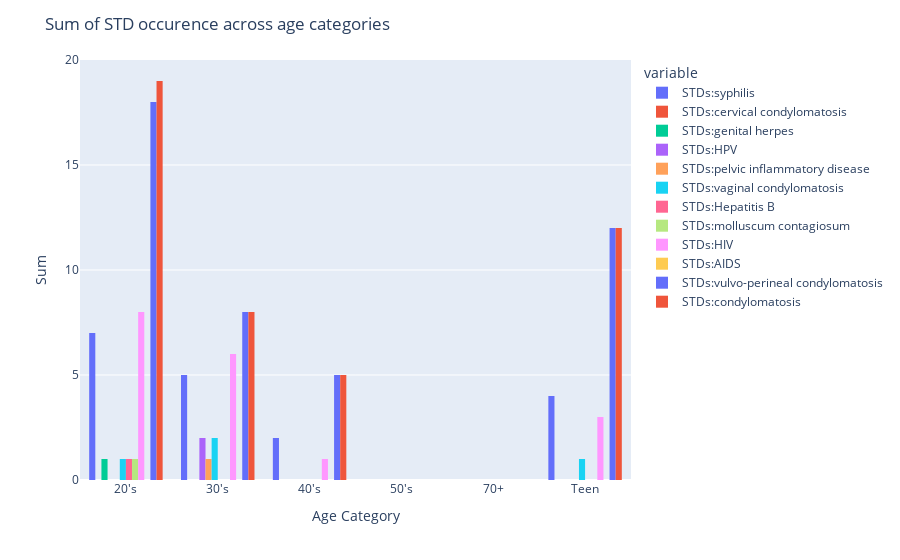

Here is the notebook cell this chart was saved with:
### Code cell
fig = px.histogram(std_agg, x="age_cat", y=list(std_cols), barmode="group", histfunc="sum")
fig.update_layout(title="Sum of STD occurence across age categories")
fig.update_xaxes(title="Age Category")
fig.update_yaxes(title="Sum")
fig.show()

### Figure 1 — Plotly figure (JSON) as saved in the notebook; plotly's stock layout.template omitted (floating-point values rounded to 4 significant figures)
{"data": [{"alignmentgroup": "True", "bingroup": "x", "histfunc": "sum", "hovertemplate": "variable=STDs:syphilis<br>age_cat=%{x}<br>sum of value=%{y}<extra></extra>", "legendgroup": "STDs:syphilis", "marker": {"color": "#636efa", "pattern": {"shape": ""}}, "name": "STDs:syphilis", "offsetgroup": "STDs:syphilis", "orientation": "v", "showlegend": true, "type": "histogram", "x": ["20's", "30's", "40's", "50's", "70+", "Teen"], "xaxis": "x", "y": [7, 5, 2, 0, 0, 4], "yaxis": "y"}, {"alignmentgroup": "True", "bingroup": "x", "histfunc": "sum", "hovertemplate": "variable=STDs:cervical condylomatosis<br>age_cat=%{x}<br>sum of value=%{y}<extra></extra>", "legendgroup": "STDs:cervical condylomatosis", "marker": {"color": "#EF553B", "pattern": {"shape": ""}}, "name": "STDs:cervical condylomatosis", "offsetgroup": "STDs:cervical condylomatosis", "orientation": "v", "showlegend": true, "type": "histogram", "x": ["20's", "30's", "40's", "50's", "70+", "Teen"], "xaxis": "x", "y": [0, 0, 0, 0, 0, 0], "yaxis": "y"}, {"alignmentgroup": "True", "bingroup": "x", "histfunc": "sum", "hovertemplate": "variable=STDs:genital herpes<br>age_cat=%{x}<br>sum of value=%{y}<extra></extra>", "legendgroup": "STDs:genital herpes", "marker": {"color": "#00cc96", "pattern": {"shape": ""}}, "name": "STDs:genital herpes", "offsetgroup": "STDs:genital herpes", "orientation": "v", "showlegend": true, "type": "histogram", "x": ["20's", "30's", "40's", "50's", "70+", "Teen"], "xaxis": "x", "y": [1, 0, 0, 0, 0, 0], "yaxis": "y"}, {"alignmentgroup": "True", "bingroup": "x", "histfunc": "sum", "hovertemplate": "variable=STDs:HPV<br>age_cat=%{x}<br>sum of value=%{y}<extra></extra>", "legendgroup": "STDs:HPV", "marker": {"color": "#ab63fa", "pattern": {"shape": ""}}, "name": "STDs:HPV", "offsetgroup": "STDs:HPV", "orientation": "v", "showlegend": true, "type": "histogram", "x": ["20's", "30's", "40's", "50's", "70+", "Teen"], "xaxis": "x", "y": [0, 2, 0, 0, 0, 0], "yaxis": "y"}, {"alignmentgroup": "True", "bingroup": "x", "histfunc": "sum", "hovertemplate": "variable=STDs:pelvic inflammatory disease<br>age_cat=%{x}<br>sum of value=%{y}<extra></extra>", "legendgroup": "STDs:pelvic inflammatory disease", "marker": {"color": "#FFA15A", "pattern": {"shape": ""}}, "name": "STDs:pelvic inflammatory disease", "offsetgroup": "STDs:pelvic inflammatory disease", "orientation": "v", "showlegend": true, "type": "histogram", "x": ["20's", "30's", "40's", "50's", "70+", "Teen"], "xaxis": "x", "y": [0, 1, 0, 0, 0, 0], "yaxis": "y"}, {"alignmentgroup": "True", "bingroup": "x", "histfunc": "sum", "hovertemplate": "variable=STDs:vaginal condylomatosis<br>age_cat=%{x}<br>sum of value=%{y}<extra></extra>", "legendgroup": "STDs:vaginal condylomatosis", "marker": {"color": "#19d3f3", "pattern": {"shape": ""}}, "name": "STDs:vaginal condylomatosis", "offsetgroup": "STDs:vaginal condylomatosis", "orientation": "v", "showlegend": true, "type": "histogram", "x": ["20's", "30's", "40's", "50's", "70+", "Teen"], "xaxis": "x", "y": [1, 2, 0, 0, 0, 1], "yaxis": "y"}, {"alignmentgroup": "True", "bingroup": "x", "histfunc": "sum", "hovertemplate": "variable=STDs:Hepatitis B<br>age_cat=%{x}<br>sum of value=%{y}<extra></extra>", "legendgroup": "STDs:Hepatitis B", "marker": {"color": "#FF6692", "pattern": {"shape": ""}}, "name": "STDs:Hepatitis B", "offsetgroup": "STDs:Hepatitis B", "orientation": "v", "showlegend": true, "type": "histogram", "x": ["20's", "30's", "40's", "50's", "70+", "Teen"], "xaxis": "x", "y": [1, 0, 0, 0, 0, 0], "yaxis": "y"}, {"alignmentgroup": "True", "bingroup": "x", "histfunc": "sum", "hovertemplate": "variable=STDs:molluscum contagiosum<br>age_cat=%{x}<br>sum of value=%{y}<extra></extra>", "legendgroup": "STDs:molluscum contagiosum", "marker": {"color": "#B6E880", "pattern": {"shape": ""}}, "name": "STDs:molluscum contagiosum", "offsetgroup": "STDs:molluscum contagiosum", "orientation": "v", "showlegend": true, "type": "histogram", "x": ["20's", "30's", "40's", "50's", "70+", "Teen"], "xaxis": "x", "y": [1, 0, 0, 0, 0, 0], "yaxis": "y"}, {"alignmentgroup": "True", "bingroup": "x", "histfunc": "sum", "hovertemplate": "variable=STDs:HIV<br>age_cat=%{x}<br>sum of value=%{y}<extra></extra>", "legendgroup": "STDs:HIV", "marker": {"color": "#FF97FF", "pattern": {"shape": ""}}, "name": "STDs:HIV", "offsetgroup": "STDs:HIV", "orientation": "v", "showlegend": true, "type": "histogram", "x": ["20's", "30's", "40's", "50's", "70+", "Teen"], "xaxis": "x", "y": [8, 6, 1, 0, 0, 3], "yaxis": "y"}, {"alignmentgroup": "True", "bingroup": "x", "histfunc": "sum", "hovertemplate": "variable=STDs:AIDS<br>age_cat=%{x}<br>sum of value=%{y}<extra></extra>", "legendgroup": "STDs:AIDS", "marker": {"color": "#FECB52", "pattern": {"shape": ""}}, "name": "STDs:AIDS", "offsetgroup": "STDs:AIDS", "orientation": "v", "showlegend": true, "type": "histogram", "x": ["20's", "30's", "40's", "50's", "70+", "Teen"], "xaxis": "x", "y": [0, 0, 0, 0, 0, 0], "yaxis": "y"}, {"alignmentgroup": "True", "bingroup": "x", "histfunc": "sum", "hovertemplate": "variable=STDs:vulvo-perineal condylomatosis<br>age_cat=%{x}<br>sum of value=%{y}<extra></extra>", "legendgroup": "STDs:vulvo-perineal condylomatosis", "marker": {"color": "#636efa", "pattern": {"shape": ""}}, "name": "STDs:vulvo-perineal condylomatosis", "offsetgroup": "STDs:vulvo-perineal condylomatosis", "orientation": "v", "showlegend": true, "type": "histogram", "x": ["20's", "30's", "40's", "50's", "70+", "Teen"], "xaxis": "x", "y": [18, 8, 5, 0, 0, 12], "yaxis": "y"}, {"alignmentgroup": "True", "bingroup": "x", "histfunc": "sum", "hovertemplate": "variable=STDs:condylomatosis<br>age_cat=%{x}<br>sum of value=%{y}<extra></extra>", "legendgroup": "STDs:condylomatosis", "marker": {"color": "#EF553B", "pattern": {"shape": ""}}, "name": "STDs:condylomatosis", "offsetgroup": "STDs:condylomatosis", "orientation": "v", "showlegend": true, "type": "histogram", "x": ["20's", "30's", "40's", "50's", "70+", "Teen"], "xaxis": "x", "y": [19, 8, 5, 0, 0, 12], "yaxis": "y"}], "layout": {"barmode": "group", "legend": {"title": {"text": "variable"}, "tracegroupgap": 0}, "margin": {"t": 60}, "title": {"text": "Sum of STD occurence across age categories"}, "xaxis": {"anchor": "y", "domain": [0, 1], "title": {"text": "Age Category"}}, "yaxis": {"anchor": "x", "domain": [0, 1], "title": {"text": "Sum"}}}}
